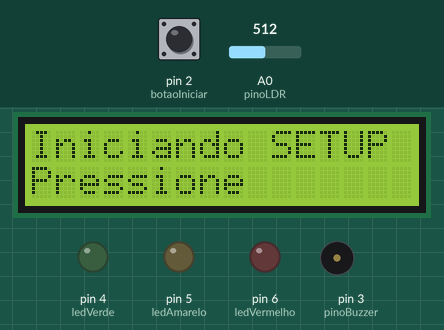
Bench run of a sketch on a simulated Arduino Uno, built with avr-gcc and run on an emulated ATmega328P. Shown: 16×2 character LCD, output pins drawn as LEDs (lit = HIGH), buzzer (waves = sounding). Inputs (shaded band) come from the test bench; at power-on: pin 2 (botaoIniciar) HIGH, A0 (pinoLDR) = 512. Pins used as bus, display or sensor lines are not drawn.

Above: at 18.0 s.
18.1 s: pin 2 (botaoIniciar) pulled LOW for 0.65 s
At 20.3 s:
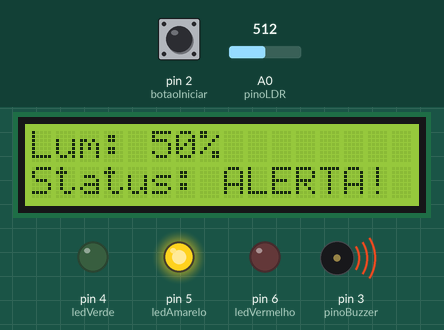
21.9 s: A0 (pinoLDR) set to 323
At 24.7 s:
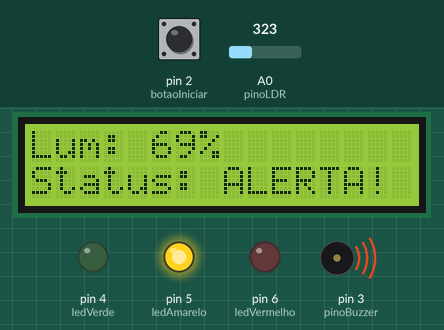
25.0 s: A0 (pinoLDR) set to 292
At 28.0 s:
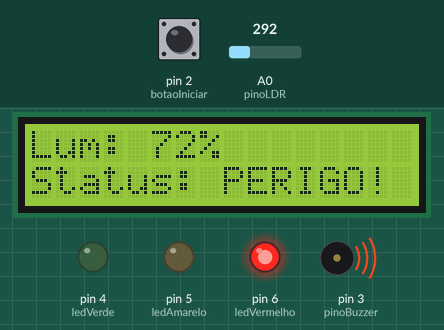
28.1 s: A0 (pinoLDR) set to 900
At 30.1 s:
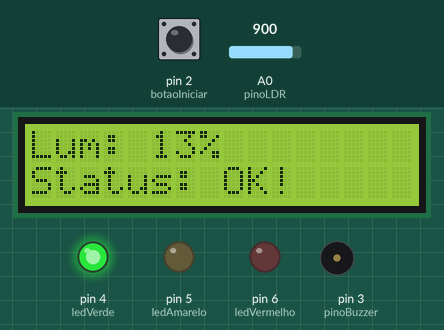
Timing chart, 0 to 31.6 s (numbered marks = the images above; inputs shaded):
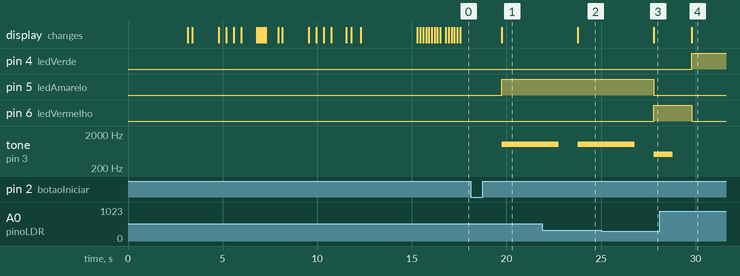

Measured:
- the behaviour switches between 307 and 306 on A0 (pinoLDR) (found by bisection; images 2 and 3)
- after the input at 18.1 s, pin 5 (ledAmarelo): LOW → HIGH after 1.7 s; tone on pin 3 (pinoBuzzer): silent → 1000 Hz after 1.7 s; the display: changes after 1.7 s (image 1)
- after the input at 21.9 s, the display: changes after 1.9 s (image 2)
- after the input at 25.0 s, pin 5 (ledAmarelo): HIGH → LOW after 2.8 s; pin 6 (ledVermelho): LOW → HIGH after 2.8 s; the display: changes after 2.8 s (image 3)
- after the input at 28.1 s, pin 4 (ledVerde): LOW → HIGH after 1.7 s; pin 6 (ledVermelho): HIGH → LOW after 1.7 s; tone on pin 3 (pinoBuzzer): goes on until 28.8 s, then stays silent; the display: changes after 1.7 s (image 4)

The sketch:

cp1-edge.ino
```cpp
#include <LiquidCrystal.h> // Biblioteca para controle do display LCD
#include <string.h>        // Biblioteca padrão para manipulação de strings (strlen)

// Inicializa o display LCD nos pinos (RS, E, D4, D5, D6, D7)
LiquidCrystal lcd(12, 11, 10, 9, 8, 7);

// Pino analógico conectado ao sensor LDR (fotoresistor)
const short int pinoLDR = A0;

// LEDs de sinalização (verde = ok, amarelo = alerta, vermelho = perigo)
const short int ledVermelho = 6;
const short int ledAmarelo  = 5;
const short int ledVerde    = 4;

// Buzzer que emite som de alerta
const short int pinoBuzzer = 3;

// Botão físico usado para calibração dos níveis de luz
const short int botaoIniciar = 2;

// Limites durante o setup
int limiarBaixo = 30;
int limiarAlto = 70;

// Tempo de espera entre leituras (em milissegundos)
const int tempoPrecisao = 100;

// Animação logo Visionary Solutions
int i;
//Cria caracter A personalizado
byte AA[8] = {
  B00001,
  B00010,
  B00100,
  B00100,
  B01000,
  B10000,
  B10000,
  B10000
};
//Cria caracter B personalizado
byte BB[8] = {
  B10000,
  B10000,
  B10000,
  B01000,
  B00100,
  B00100,
  B00010,
  B00001
};
//Cria caracter V personalizado
byte VV[8] = {
  B10001,
  B10001,
  B10001,
  B10001,
  B10011,
  B01010,
  B01010,
  B00110,
};

//Cria caracter S personalizado
byte S[8] = {
  B11000,
  B11111,
  B10000,
  B10000,
  B01111,
  B00010,
  B00110,
  B11000
};

//Cria caracter G personalizado
byte GG[8] = {
  B10000,
  B01000,
  B00100,
  B00100,
  B00010,
  B00001,
  B00001,
  B00001
};
//Cria caracter H personalizado
byte H[8] = {
  B00001,
  B00001,
  B00001,
  B00010,
  B00100,
  B00100,
  B01000,
  B10000
};

void setup() {
  // Configura os pinos como entrada ou saída
  pinMode(pinoLDR, INPUT);
  pinMode(ledVermelho, OUTPUT);
  pinMode(ledAmarelo, OUTPUT);
  pinMode(ledVerde, OUTPUT);
  pinMode(pinoBuzzer, OUTPUT);
  pinMode(botaoIniciar, INPUT_PULLUP); // Usa resistor interno de pull-up

  //Cria os caractéres especiais na memória do LCD
  lcd.createChar(0, AA);
  lcd.createChar(1, BB);
  lcd.createChar(2, VV);
  lcd.createChar(3, S);
  lcd.createChar(4, GG);
  lcd.createChar(5, H);
  // Inicializa o display LCD com 16 colunas e 2 linhas
  lcd.begin(16, 2);

  //Posiciona o cursor na primeira coluna(0) e na primeira linha(0) do LCD
  lcd.setCursor(16, 0);
  lcd.print("   Visionary "); //Escreve no LCD "Visionary!"
  lcd.setCursor(16, 1); //Posiciona o cursor na primeira coluna(0) e na segunda linha(1) do LCD
  lcd.print("    Solutions "); //Escreve no LCD "Solutions"
  delay(3000);

  //efeito de deslocamento para esquerda
  for (i =0; i <16; i++){
  lcd.scrollDisplayLeft();
  delay(20);
  }
  delay(1000); //Aguarda 1 segundo

  //Blinkando
  delay(400);
  lcd.noDisplay();
  delay(400);
  lcd.display();
  delay(400);
  lcd.noDisplay();
  delay(400);
  lcd.display();
  delay(400);
  lcd.display();
  delay(400);

  //para esquerda
  for (i =0; i <16; i++){
  lcd.scrollDisplayLeft();
  delay(40);
  }

  lcd.clear();

  //caracteres especiais
  lcd.setCursor(17,0);
  lcd.write(byte(2));
  lcd.setCursor(18,1);
  lcd.write(byte(3));
  lcd.setCursor(16,0);
  lcd.write(byte(0));

  lcd.setCursor(16,1);
  lcd.write(byte(1));
  lcd.setCursor(19,0);
  lcd.write(byte(4));
  lcd.setCursor(19,1);
  lcd.write(byte(5));
  delay(500);

  // para esquerda
  for (i =0; i <10; i++){
  lcd.scrollDisplayLeft();
  delay(20); //Aguarda 1 segundo
  }
  delay(1000); //1 segundo

  //Pisca
  delay(400);
  lcd.noDisplay();
  delay(400);
  lcd.display();
  delay(400);
  lcd.noDisplay();
  delay(400);
  lcd.display();
  delay(400);
  lcd.display();
  delay(400);

  //deslocamento para Direita
  for (i =0; i <12; i++){
  lcd.scrollDisplayRight();
  delay(20); //Aguarda 1 segundo
  }
  delay(500); //Aguarda 1/0.5 segundo

  lcd.clear();

  lcd.print("      BEM"); // Mensagem inicial
  lcd.setCursor(0, 1); // Vai para a segunda linha
  lcd.print("     VINDO!");
  delay(3000); // Exibe a mensagem por 3 segundos
  lcd.clear(); // Limpa o display

  // Inicia processo de calibração do LDR
  setupLDR();
  delay(1000);
}

void loop() {
  // Leitura do valor do sensor LDR (0 a 1023)
 int leituraLDR = analogRead(pinoLDR);
  // Mapeia o valor lido para escala de 0 a 100%
 int porcentagemLum = map(leituraLDR, 0, 1023, 100, 0); // 0 = escuro, 100 = muito claro
  // // Exibe o nível de luz no LCD
 lcd.clear();
 lcd.setCursor(0, 0);
 lcd.print("Lum: ");
 lcd.print(porcentagemLum);
 lcd.print("%          ");
  // Verifica os níveis de luminosidade
 if (porcentagemLum <= limiarBaixo) {
    // Nível ideal: LED verde ligado
    digitalWrite(ledVerde, HIGH);
    digitalWrite(ledAmarelo, LOW);
    digitalWrite(ledVermelho, LOW);
    digitalWrite(pinoBuzzer, LOW);
    lcd.setCursor(0, 1);
    lcd.print("Status: OK!             ");
    noTone(pinoBuzzer);
 } else if (porcentagemLum > limiarBaixo && porcentagemLum <= limiarAlto){
    // Nível de alerta: LED amarelo ligado
    digitalWrite(ledVerde, LOW);
    digitalWrite(ledAmarelo, HIGH);
    digitalWrite(ledVermelho, LOW);
    lcd.setCursor(0, 1);
    lcd.print("Status: ALERTA!         ");
    // Ativa o buzzer por 3s
    digitalWrite(pinoBuzzer, HIGH);
    tone(pinoBuzzer, 1000); // Emite som em 1000 Hz
    delay(3000);
    noTone(pinoBuzzer);
 }
  else{
    // Nível problemático
    digitalWrite(ledVerde, LOW);
    digitalWrite(ledAmarelo, LOW);
    digitalWrite(ledVermelho, HIGH);
    lcd.setCursor(0, 1);
    lcd.print("Status: PERIGO!           ");
    // Ativa o buzzer por 1s
    digitalWrite(pinoBuzzer, HIGH);
    tone(pinoBuzzer, 500); // Emite som em 500 Hz
    delay(1000);
    noTone(pinoBuzzer);
  }
 delay(1000);
}

// Inicialização do sensor LDR, guiado por mensagens no display
void setupLDR() {
  lcd.clear();
  lcd.setCursor(0, 0);

  // Mensagem de início do setup
  char mensagem[] = "Iniciando SETUP";
  animacaoPrint(mensagem, 150);
  lcd.setCursor(0, 1);
  lcd.print("Pressione");

  // Pressionar para continuar
  while (digitalRead(botaoIniciar) == HIGH);
  delay(100);
  while (digitalRead(botaoIniciar) == LOW);
}

// Texto no LCD com efeito de digitação
// Aparece a logo
void animacaoPrint(char mensagem[], int tempo) {
  lcd.clear();

  for (int i = 0; i < strlen(mensagem); i++) {
    lcd.print(mensagem[i]);
    delay(tempo);

    if (i > 14) {
      lcd.setCursor(i - 15, 1);
    }
  }
}
```
